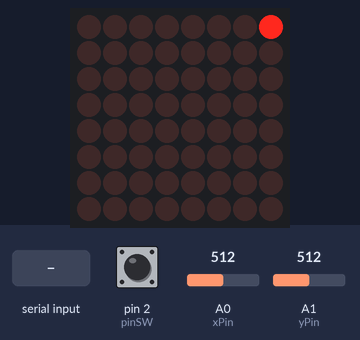
Bench run of a sketch on a simulated Arduino Uno, built with avr-gcc and run on an emulated ATmega328P. On the bench: 8×8 LED matrix. Inputs (shaded band) come from the test bench; at power-on: A0 (xPin) = 512, A1 (yPin) = 512, pin 2 (pinSW) HIGH. Random numbers use the default seed unless the sketch sets one; what the sketch prints to the serial monitor is not drawn.

Above: at 0.66 s.
1.3 s: A0 (xPin) set to 585
At 1.92 s:
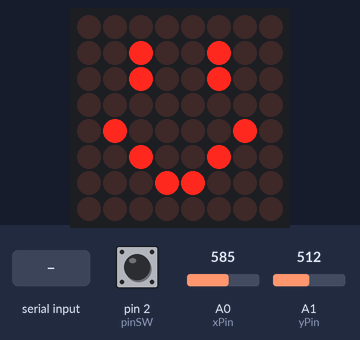
4.3 s: A0 (xPin) set to 608
At 5.82 s:
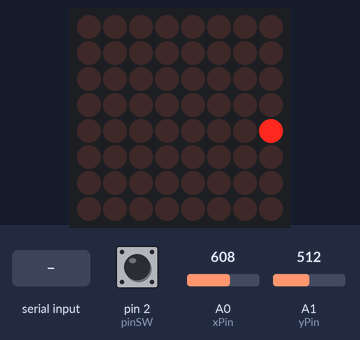
6.2 s: A1 (yPin) set to 590
7.7 s: A1 (yPin) set to 609
At 8.27 s:
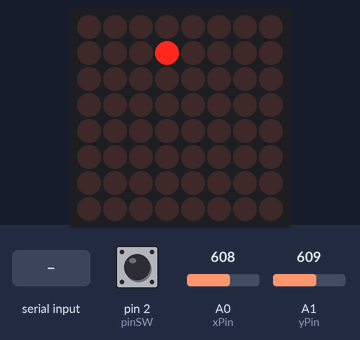
9.6 s: pin 2 (pinSW) pulled LOW for 0.15 s
10.3 s: "s" received over Serial
At 10.98 s:
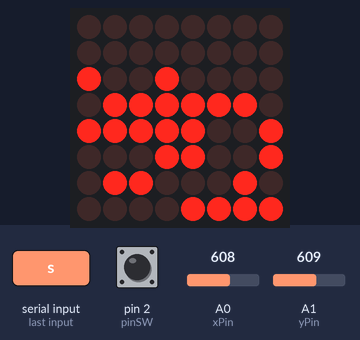
Timing chart, 0 to 13.2 s (numbered marks = the images above; inputs shaded):
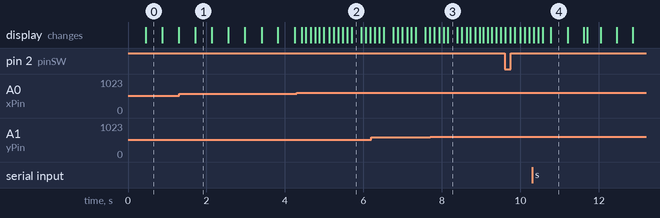

Measured:
- the behaviour switches between 600 and 601 on A0 (xPin) (found by bisection; images 1 and 2)
- the behaviour switches between 600 and 601 on A1 (yPin) (found by bisection; images 2 and 3)
- what the display in image 0 shows lasts 0.5 s, from 0.4 s to 0.9 s

The sketch:

Homework6.ino
```cpp
#include "LedControl.h"  // Include LedControl library for controlling the LED matrix
const int dinPin = 12;
const int clockPin = 11;
const int loadPin = 10;
const int xPin = A0;
const int yPin = A1;
const int pinSW = 2;

unsigned int lastDebounceTime = 0;
unsigned int debounceDelay = 50;

// Create an LedControl object to manage the LED matrix
LedControl lc = LedControl(dinPin, clockPin, loadPin, 1);  // DIN, CLK, LOAD, No. DRIVER
// Variable to set the brightness level of the matrix
byte matrixBrightness = 2;
// Variables to track the current and previous positions of the joystick-controlled LED
byte xPos = 0;
byte yPos = 7;
byte xLastPos = 0;
byte yLastPos = 0;
byte playerLedState = LOW;
byte bombLedState = LOW;
byte buttonState = LOW;
byte reading = HIGH;
byte lastReading = HIGH;

int totalElements;
int randomRow;
int randomCol;
int checkX;
int checkY;
int bombX;
int bombY;

unsigned long bombTime = 0;                    // Time of the bomb activation
unsigned long explosionTime = 0;               // Time of the explosion
const unsigned long bombDuration = 2000;       // Duration before bomb explodes in milliseconds
const unsigned long explosionDuration = 1000;  // Duration of the explosion

const int start = 0;
const int one = 1;
int numWalls;  // Adjust the number of walls as needed
const int fillPercent = 70;
const int first2Rows = 16;
const int xInitialPos = 0;
const int yInitialPos = 7;

// Thresholds for detecting joystick movement
const int minThreshold = 200;
const int maxThreshold = 600;
const int playerBlink = 400;
const int bombBlink = 100;

const byte moveInterval = 100;  // Timing variable to control the speed of LED movement
const byte matrixSize = 8;      // Size of the LED matrix

unsigned long long lastMoved = 0;        // Tracks the last time the LED moved
unsigned long long lastPlayerBlink = 0;  // Tracks the last time the LED for player blinked
unsigned long long lastBombBlink = 0;    // Tracks the last time the LED for a bomb blinked

bool matrixChanged = true;  // Flag to track if the matrix display needs updating
bool bombPlaced = false;    // Flag to track if the bomb is placed
bool bombActive = false;    // Flag to track if the bomb is active
bool exploded = false;
bool gameLost = false;

// 2D array representing the state of each LED (on/off) in the matrix
byte matrix[matrixSize][matrixSize] = {
  { 0, 0, 0, 0, 0, 0, 0, 0 },
  { 0, 0, 0, 0, 0, 0, 0, 0 },
  { 0, 0, 0, 0, 0, 0, 0, 0 },
  { 0, 0, 0, 0, 0, 0, 0, 0 },
  { 0, 0, 0, 0, 0, 0, 0, 0 },
  { 0, 0, 0, 0, 0, 0, 0, 0 },
  { 0, 0, 0, 0, 0, 0, 0, 0 },
  { 0, 0, 0, 0, 0, 0, 0, 0 }
};

byte happyFace[matrixSize][matrixSize] = {
  { 0, 0, 0, 0, 0, 0, 0, 0 },
  { 0, 0, 1, 0, 0, 1, 0, 0 },
  { 0, 0, 1, 0, 0, 1, 0, 0 },
  { 0, 0, 0, 0, 0, 0, 0, 0 },
  { 0, 1, 0, 0, 0, 0, 1, 0 },
  { 0, 0, 1, 0, 0, 1, 0, 0 },
  { 0, 0, 0, 1, 1, 0, 0, 0 },
  { 0, 0, 0, 0, 0, 0, 0, 0 }
};

byte sadFace[matrixSize][matrixSize] = {
  { 0, 0, 0, 0, 0, 0, 0, 0 },
  { 0, 0, 1, 0, 0, 1, 0, 0 },
  { 0, 0, 1, 0, 0, 1, 0, 0 },
  { 0, 0, 0, 0, 0, 0, 0, 0 },
  { 0, 0, 0, 1, 1, 0, 0, 0 },
  { 0, 0, 1, 0, 0, 1, 0, 0 },
  { 0, 1, 0, 0, 0, 0, 1, 0 },
  { 0, 0, 0, 0, 0, 0, 0, 0 }
};

void setup() {
  Serial.begin(9600);
  // the zero refers to the MAX7219 number, it is zero for 1 chip
  lc.shutdown(0, false);                 // turn off power saving, enables display
  lc.setIntensity(0, matrixBrightness);  // sets brightness (0~15 possible values)
  lc.clearDisplay(0);                    // Clear the matrix display
  pinMode(pinSW, INPUT_PULLUP);
}

void loop() {
  blinkForPlayer();

  if (millis() - lastMoved > moveInterval) {  // Check if it's time to move the LED
    // game logic
    updatePositions();     // Update the position of the LED based on joystick input
    lastMoved = millis();  // Update the time of the last move
  }

  if (matrixChanged == true) {  // Check if the matrix display needs updating
    updateMatrix();             // Update the LED matrix display
    matrixChanged = false;      // Reset the update flag
  }

  reading = digitalRead(pinSW);
  if (reading != lastReading) {
    lastDebounceTime = millis();
  }

  if ((millis() - lastDebounceTime) > debounceDelay) {

    if (reading != buttonState) {
      buttonState = reading;

      if (buttonState == LOW) {
        placeBomb(xPos, yPos);  // Place the bomb at the current joystick position
      }
    }
  }
  lastReading = reading;

  // Check for bomb activation
  if (bombPlaced && !bombActive) {

    if (millis() - bombTime >= bombDuration) {
      bombActive = true;  // Activate the bomb
    }
  }

  // Blink the bomb if it's active
  if (bombActive) {
    blinkForBomb();
  }

  if (gameLost == false) {
    checkGameWon();
  }

  if (gameLost == true) {
    gameOver();
  }

  if (Serial.available() > 0) {
    char key = Serial.read();  // Read the incoming byte

    // Check if the received character matches the trigger key
    if (key == 's') {
      randomSeed(analogRead(A2));
      generateWalls();  // Generate walls if 's' key is pressed (s from start)
      xPos = xInitialPos;
      yPos = yInitialPos;
      gameLost = false;
    }
  }
}

void placeBomb(int x, int y) {
  // Place the bomb at the specified position
  bombX = x;
  bombY = y;
  bombPlaced = true;
  bombTime = millis();  // Start the timer for bomb activation
}

void explode() {
  exploded = true;

  if (bombPlaced) {
    // Explode the walls adjacent to the bomb
    for (int i = -1; i <= 1; i++) {
      for (int j = -1; j <= 1; j++) {
        checkX = bombX + i;
        checkY = bombY + j;

        // Check if the position is within the matrix bounds
        if (checkX >= 0 && checkX < matrixSize && checkY >= 0 && checkY < matrixSize) {

          if (matrix[checkX][checkY] == 1) {
            matrix[checkX][checkY] = 0;  // Destroy the wall
          }
        }

        if (exploded && (checkX == xPos && checkY == yPos)) {
          // Player loses the game if the bomb catches them
          gameLost = true;
          // gameOver();
          exploded = false;
        }
      }
    }

    matrix[bombX][bombY] = 0;  // Clear the bomb position
    bombPlaced = false;        // Reset bomb state

    matrixChanged = true;  // Set the flag to update the matrix display
  }
}

void blinkForPlayer() {

  if (millis() - lastPlayerBlink > playerBlink) {  // Check if it's time to blink for player
    playerLedState = !playerLedState;
    matrix[xPos][yPos] = playerLedState;
    lastPlayerBlink = millis();  // Update the time of the last blink for player
    matrixChanged = true;
  }
}

void blinkForBomb() {

  if (millis() - bombTime < bombDuration) {

    if (millis() - lastBombBlink >= bombBlink) {  // Check if it's time to blink for the bomb
      bombLedState = !bombLedState;
      matrix[bombX][bombY] = bombLedState;
      lastBombBlink = millis();  // Update the time of the last blink for the bomb
      matrixChanged = true;
    }
  }

  else {
    explode();
  }
}

void generateWalls() {
  // Reset the entire matrix
  for (int row = 0; row < matrixSize; row++) {
    for (int col = 0; col < matrixSize; col++) {
      matrix[row][col] = 0;  // Set all positions as empty initially
    }
  }

  totalElements = (matrixSize * matrixSize) - first2Rows;
  numWalls = (fillPercent * totalElements) / 100;

  for (int i = 0; i < numWalls; i++) {
    randomRow = random(2, matrixSize);     // Generate random row index
    randomCol = random(matrixSize);  // Generate random column index
    matrix[randomRow][randomCol] = 1;   // Set the position as a wall
  }

  matrixChanged = true;
}

void updateMatrix() {
  for (int row = 0; row < matrixSize; row++) {
    for (int col = 0; col < matrixSize; col++) {
      lc.setLed(0, row, col, matrix[row][col]);  // set each led individually
    }
  }
}
// Function to read joystick input and update the position of the LED
void updatePositions() {
  int xValue = analogRead(xPin);
  int yValue = analogRead(yPin);
  // Store the last positions of the LED
  xLastPos = xPos;
  yLastPos = yPos;
  // Update xPos based on joystick movement (X-axis)
  if (xValue < minThreshold) { //UP

    if (xPos > start && matrix[xPos - one][yPos] == 0) {
      xPos--;
    }

    else if (xPos == start && matrix[matrixSize - one][yPos] == 0) {
      xPos = matrixSize - 1;
    }
  }

  if (xValue > maxThreshold) { //DOWN

    if (xPos < matrixSize - 1 && matrix[xPos + one][yPos] == 0) {
      xPos++;
    }

    else if (xPos == (matrixSize - 1) && matrix[start][yPos] == 0) {
      xPos = start;
    }
  }

  if (yValue > maxThreshold) { //RIGHT

    if (yPos < matrixSize - 1 && matrix[xPos][yPos + one] == 0) {
      yPos++;
    }

    else if (yPos == (matrixSize - 1) && matrix[xPos][start] == 0) {
      yPos = start;
    }
  }

  if (yValue < minThreshold) { //LEFT

    if (yPos > start && matrix[xPos][yPos - one] == 0) {
      yPos--;
    }

    else if (yPos == start && matrix[xPos][matrixSize - 1] == 0) {
      yPos = matrixSize - 1;
    }
  }
  // Check if the position has changed and update the matrix if necessary
  if (xPos != xLastPos || yPos != yLastPos) {
    matrixChanged = true;
    matrix[xLastPos][yLastPos] = 0;
    matrix[xPos][yPos] = 1;
  }
}

void clearMatrix() {
  for (int row = 0; row < matrixSize; row++) {
    for (int col = 0; col < matrixSize; col++) {
      matrix[row][col] = 0;
      lc.setLed(0, row, col, matrix[row][col]);
    }
  }
}

void checkGameWon() {
  int counter = 0;
  for (int row = 0; row < matrixSize; row++) {
    for (int col = 0; col < matrixSize; col++) {
      if (matrix[row][col] == 0) {
        counter++;
      }
    }
    Serial.println();
  }

  if (counter == (matrixSize * matrixSize)) {
    gameWon();
  }
}

void gameWon() {
  clearMatrix();
  for (int row = 0; row < matrixSize; row++) {
    for (int col = 0; col < matrixSize; col++) {
      lc.setLed(0, row, col, happyFace[row][col]);
    }
  }

  Serial.println("\nEnter s to play again.");
  while (Serial.available()) {

    char key = Serial.read();  // Read the incoming byte

    // Check if the received character matches the trigger key
    if (key == 's') {
      randomSeed(analogRead(A2));
      generateWalls();  // Generate walls if 's' key is pressed (s from start)
      xPos = xInitialPos;
      yPos = yInitialPos;
    }
  }
}

void gameOver() {
  clearMatrix();
  for (int row = 0; row < matrixSize; row++) {
    for (int col = 0; col < matrixSize; col++) {
      lc.setLed(0, row, col, sadFace[row][col]);
    }
  }

  Serial.println("\nEnter s to play again.");
  while (Serial.available()) {
    char key = Serial.read();  // Read the incoming byte

    // Check if the received character matches the trigger key
    if (key == 's') {
      randomSeed(analogRead(A2));
      generateWalls();  // Generate walls if 's' key is pressed (s from start)
      xPos = xInitialPos;
      yPos = yInitialPos;
      gameLost = false;
    }
  }
}
```
